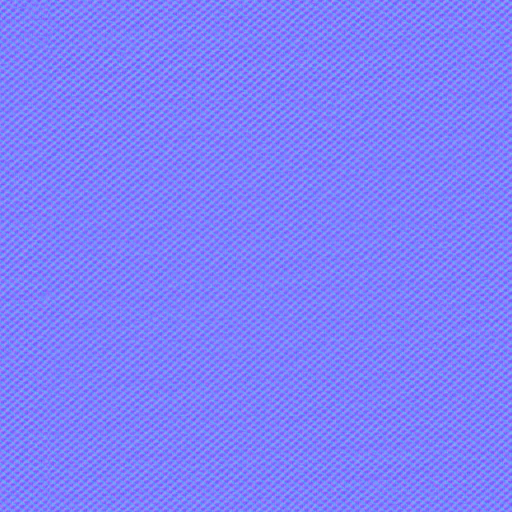
#> input picture mods/YueQingShuRace/tex/FabricDetail.png, 512 x 512 px, given in place of T_MAJ02_01_Hair_D.png, which was not available
$ python prepare_textures.py
#> lines starting #> are read from the running program, lines starting #| are printed output that depends on the picture; pictures that were not available may be replaced by others from this repository, and a replacement may not be noted
"""Bake separate source opacity masks into usable diffuse alpha."""
from pathlib import Path
import numpy as np
from PIL import Image
ROOT=Path(__file__).resolve().parents[1];T=ROOT/'tex'
a=Image.open(T/'T_MAJ02_01_Hair_D.png').convert('RGBA');mask=Image.open(T/'T_MAJ02_01_Hair_alpha.png').convert('L').resize(a.size,Image.Resampling.LANCZOS);a.putalpha(mask);a.save(T/'yqs_hair_rgba.png')
#> further down, a is the input picture: PIL image 512x512 RGBA; mean R, G, B, A 126.7, 127.4, 252, 255
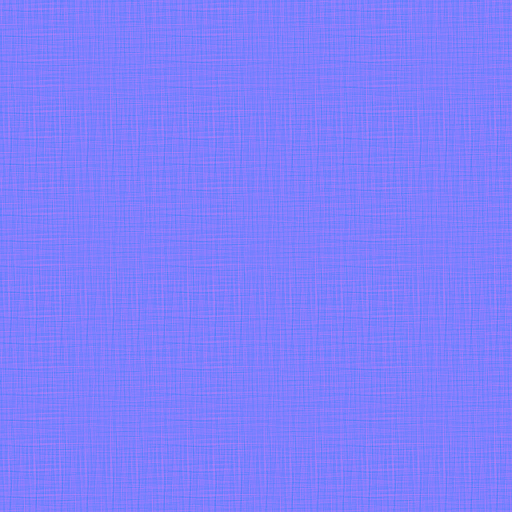
#> input picture mods/YueQingShuRace/tex/Fabric_014_N.png, 512 x 512 px, given in place of T_MAJ02_01_Hair_alpha.png, which was not available
#> after `mask = Image.open(T / 'T_MAJ02_01_Hair_alpha.png').convert('L').resize`:
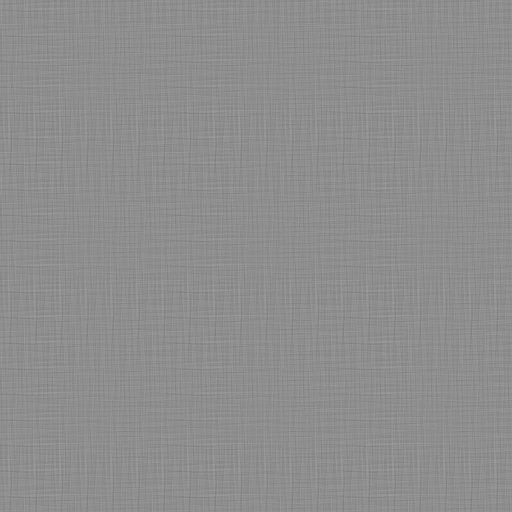
#> mask: PIL image 512x512 L; min 120, max 159, mean 141.7
#> after `a.putalpha(mask)`:
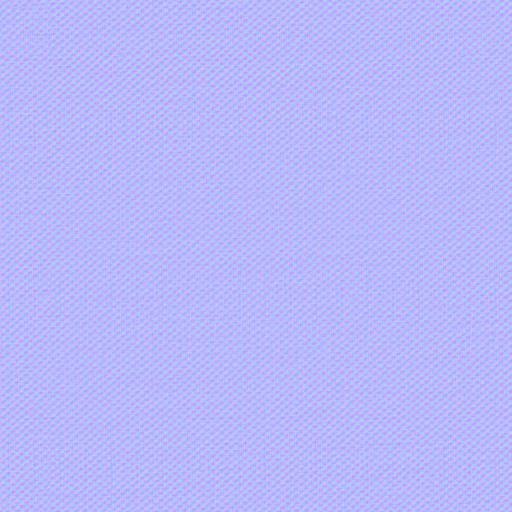
#> a: PIL image 512x512 RGBA; mean R, G, B, A 126.7, 127.4, 252, 141.7; transparent parts drawn white
mask=Image.open(T/'MAJ03_01_Eyelash_Master.png').convert('L');a=Image.new('RGBA',mask.size,(35,23,19,255));a.putalpha(mask);a.save(T/'yqs_eyebrow.png')
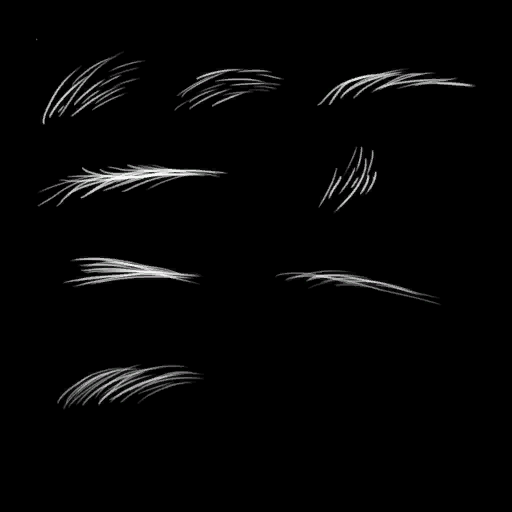
#> input picture mods/YueQingShuRace/tex/MAJ03_01_Eyelash_Master.png, 512 x 512 px, found by its file name
#> after `a = Image.new('RGBA', mask.size, (35, 23, 19, 255))`:
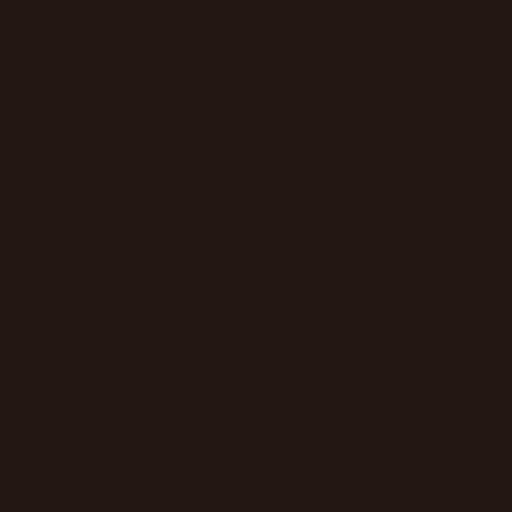
#> a: PIL image 512x512 RGBA; mean R, G, B, A 35, 23, 19, 255
#> after `a.putalpha(mask)`:
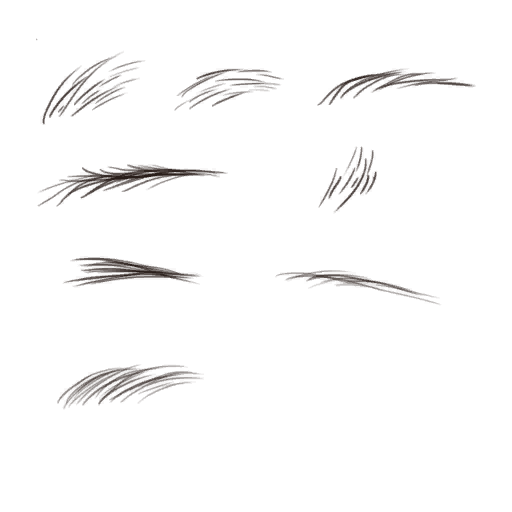
#> a: PIL image 512x512 RGBA; mean R, G, B, A 35, 23, 19, 5.3; transparent parts drawn white
Image.new('RGBA',(64,64),(30,20,17,255)).save(T/'yqs_lash_solid.png')
print('TEXTURES_READY')
